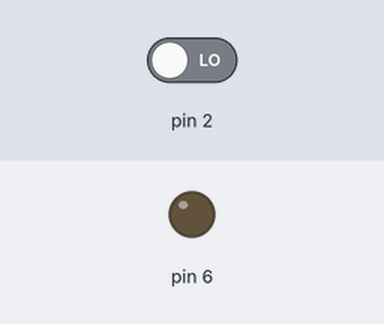
A sketch run on a simulated Arduino Uno, built with avr-gcc and run on an emulated ATmega328P. On the bench: output pins drawn as LEDs (lit = HIGH). Inputs (shaded band) come from the test bench; at power-on: pin 2 LOW.

Above: at 1.2 s.
1.3 s: pin 2 driven HIGH
At 2.2 s:
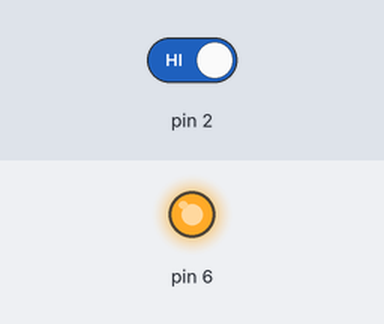
2.8 s: pin 2 driven LOW
At 3.3 s:
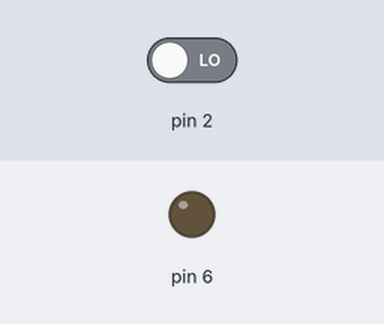
Timing chart, 0 to 5.8 s (numbered marks = the images above; inputs shaded):
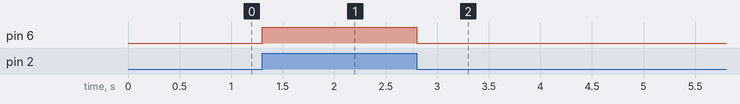

Measured:
- after the input at 1.3 s, pin 6: LOW → HIGH at once
- after the input at 2.8 s, pin 6: HIGH → LOW at once

The sketch:

Ejercicio.ino
```cpp
//Jose Antonio García Ortiz
//Darío González Martínez de Salazar

void setup()
{
  Serial.begin(9600);
  pinMode(6, OUTPUT);
  pinMode(2, INPUT);
}

void loop()
{
  digitalWrite(6,digitalRead(2));
}
```
